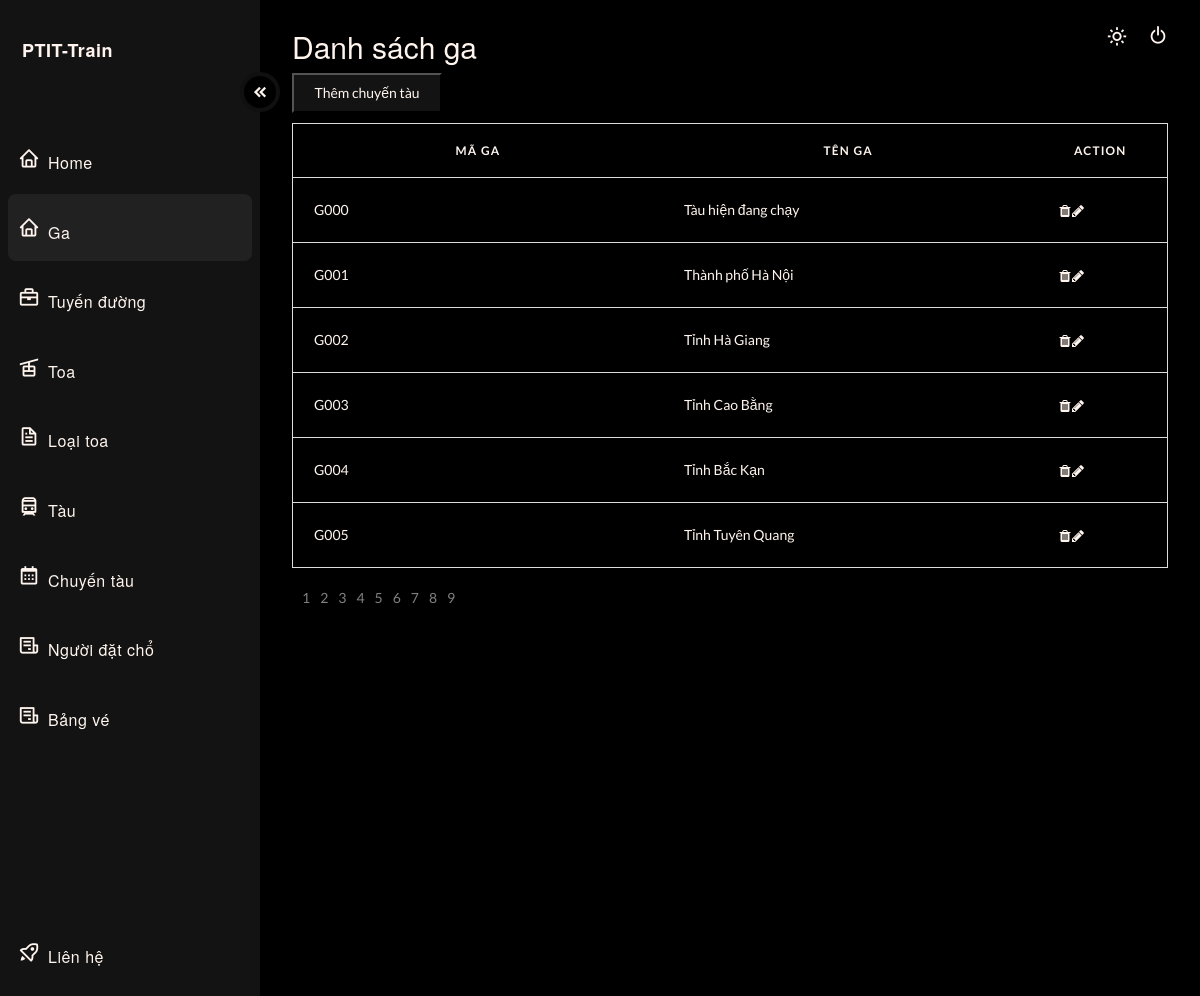
The app's page /?type=admin&page=ga (signed in) with its own data.
### tables this page shows
CREATE TABLE Ga (
  `MaGa` VARCHAR(20) PRIMARY KEY,
  `TenGa` NVARCHAR(100)
);

### src/controller/Controller.php (called while the page is built, shortened)
<?php
    class Controller{
        public function menu_bar(){
            include 'view/admin/menu_bar_admin.php';
        }
    }
?>

### src/index.php (called while the page is built)
<?php
    require 'route.php';
?>

### src/controller/GaController.php (called while the page is built, shortened)
<?php
    class GaController{
        public function index(){
            include './module/GaModule/Ga.php';
            $arr = (new Ga)->load();
            include './view/admin/dashboard_ga.php';
		}
    }
?>

### src/module/db.php (called while the page is built, shortened)
<?php
    class DB{
        private function conn() {
            $connectionString = "mysql:host=" . getenv('MYSQL_HOSTNAME') . ";dbname=" . getenv('MYSQL_DATABASE');
            $conn = new \PDO($connectionString, getenv('MYSQL_USER'), getenv('MYSQL_PASSWORD'));
            $conn->setAttribute(PDO::ATTR_ERRMODE, PDO::ERRMODE_EXCEPTION);
            return $conn;
        }
        public function select($sql, $params = null)
        {
            $connect = $this->conn();
            if($params != null){
                $res = $connect->prepare($sql);
                $res->execute($params);
            }
            else {
                $res = $connect->query($sql);
            }
            $res->setFetchMode(PDO::FETCH_ASSOC);
            return $res;
        }
    }
?>

### src/module/GaModule/Ga.php (called while the page is built, shortened)
<?php
include_once "./module/db.php";
include "GaObject.php";
    class Ga{
        private $table = "Ga";
        function load(){
            try {
                $db = new DB();
                $sql = "select * from $this->table";
                $sth = $db->select($sql);
                $arr = [];
                while($row = $sth->fetch()) {
                    $obj = new GaObject($row);
                    $arr[] = $obj;
                }
                    return $arr;
                }
            catch (PDOException $e) {
                return  $sql . "<br>" . $e->getMessage();
            }
        }
    }
?>

### src/module/GaModule/GaObject.php (called while the page is built, shortened)
<?php
    class GaObject{
        private $MaGa;
        private $TenGa;
        public function __construct($row)
        {
            $this->MaGa = $row['MaGa'];
            $this->TenGa = $row['TenGa'];
        }
        public function getMaGa(){
            return $this->MaGa;
        }
        public function getTenGa(){
            return $this->TenGa;
        }
    }
?>

### src/view/admin/dashboard_ga.php (the view, shortened to what this page needs)
 <main>
    <header>
      <div class="text">
        <h2>Danh sách ga</h2>
<table id="myTable">
  <button style="background-color:var(--accent-clr); color: var(--text);; width: 150px; height: 40px; margin-bottom: 10px;" id="addBtn">Thêm chuyến tàu</button>
  <thead>
    <tr>
      <th scope="col" width="100px">Mã ga</th>
      <th scope="col" width="100px">Tên ga</th>
      <th scope="col" width="10px">Action</th>
    </tr>
  </thead>
  <tbody>
    <?php foreach($arr as $each): ?>
    <form>
      <tr>
        <td id="MaGa" data-label="StationCode" >
          <?php echo $each->getMaGa(); ?>
        </td>
        <td data-label="StationName">
          <?php echo $each->getTenGa(); ?>
        </td>
        <td data-label="Period">
          <i id = "trash" class="fa fa-trash ticon" > </i>
          <i id="pencil" class="fa fa-pencil"></i>
      </tr>
    </form>
    <?php endforeach; ?>
  </tbody>
</table>
      </div>
      <div>
        <button style="position: absolute; top: 21px; right: 60px;" id="theme_switch">
          <i class='bx bx-sun'></i>
        </button>
      </div>
      <div>
        <button class="log" id="theme_switch">
          <i style="margin-left: 8px; position: absolute; margin-left: 8px;top: 24px;right: 23px;" class='bx bx-power-off'></i>
        </button>
      </div>
    </header>
  </main>
</div>
</body>
</html>

### src/route.php (shortened to what this page needs)
<?php
   require_once 'controller/Controller.php';
   require_once 'controller/GaController.php';
    $action = $_GET['action'] ?? 'index';
    $page = $_GET['page'] ?? 'base';
    $type = $_GET['type'] ?? '';
    switch($type){
		case 'admin':
			switch($page){
				case 'ga':
					switch($action){
						case 'index':
                            (new Controller)->menu_bar();
							(new GaController)->index();
							break;
					}
                    break;
			}
            break;
	}
?>

### src/view/admin/menu_bar_admin.php (shortened to what this page needs)
<!DOCTYPE html>
<html>
<head>
  <link rel="stylesheet" href="https://weareoutman.github.io/clockpicker/dist/jquery-clockpicker.min.css"></link>
  <link rel="stylesheet" href="https://unpkg.com/sweetalert2@11.0.0/dist/sweetalert2.min.css">
  <link href="https://unpkg.com/bootstrap@5.2.3/dist/css/bootstrap.min.css" rel="stylesheet">
	<link href='https://unpkg.com/boxicons@2.1.4/css/boxicons.min.css' rel='stylesheet'>
	<link rel="stylesheet" href="https://cdnjs.cloudflare.com/ajax/libs/font-awesome/4.7.0/css/font-awesome.min.css">
	<link rel="stylesheet" type="text/css" href="/view/css/dashboard.css">
    	<link rel="stylesheet" href="/view/css/train.css">
</head>
<body>
<div id="page_wrapper">
  <div id="sidenav" class="sidenav">
    <div class="sidenav_header">
      <div class="logo_section">
        <h3>PTIT-Train</h3>
      </div>
      <a href="?type=admin&page=home_admin" class="sidenav_link home">
        <i class='bx bx-home'></i>
        <h3>Home</h3>
      </a>
      <a href="?type=admin&page=ga" class="sidenav_link ga">
        <i class='bx bx-home'></i>
        <h3>Ga</h3>
      </a>
      <a href="?type=admin&page=tuyenduong" class="sidenav_link tuyenduong">
        <i class='bx bx-briefcase'></i>
        <h3>Tuyến đường</h3>
      </a>
      <a href="?type=admin&page=toa" class="sidenav_link toa">
        <i class='bx bx-cable-car'></i>
        <h3>Toa</h3>
      </a>
      <a href="?type=admin&page=loaitoa" class="sidenav_link loaitoa">
        <i class='bx bx-file'></i>
        <h3>Loại toa</h3>
      </a>
      <a href="?type=admin&page=tau" class="sidenav_link tau">
        <i class='bx bx-train'></i>
        <h3>Tàu</h3>
      </a>
      <a href="?type=admin&page=chuyentau" class="sidenav_link chuyentau">
        <i class='bx bx-calendar'></i>
        <h3>Chuyến tàu</h3>
      </a>
      <a href="?type=admin&page=nguoidatcho" class="sidenav_link nguoidatcho">
        <i class='bx bx-receipt'></i>
        <h3>Người đặt chổ</h3>
      </a>
      <a href="?type=admin&page=bangve" class="sidenav_link bangve">
        <i class='bx bx-receipt'></i>
        <h3>Bảng vé</h3>
      </a>
    </div>
    <div class="sidenav_footer">
      <a href="?type=admin&page=lienhe" class="sidenav_link lienhe">
        <i class='bx bx-rocket'></i>
        <h3>Liên hệ</h3>
      </a>
  </div>
      <button id="nav_collapse_btn">
        <i class='bx bxs-chevrons-left'></i>
      </button>
</div>

### src/view/css/dashboard.css (style rules this page uses)
body { margin: 0px; padding: 0px; }
:root { --accent-clr: #131313; --accent-dark: #000000; --accent-light: rgba(155, 155, 155, .1); --text: seashell; }
#page_wrapper { height: 125vh; display: grid; grid-template-columns: 260px 1fr; font-family: 'Lato', sans-serif; box-sizing: border-box; background-color: var(--accent-dark); }
.sidenav { background-color: var(--accent-clr); height: 125vh; padding-inline: 8px; display: flex; flex-direction: column; position: relative; justify-content: space-between; }
.sidenav_link { display: flex; align-items: center; padding: 10px; margin-bottom: 2px; }
.sidenav_link.active { font-weight: 700; background-color: var(--accent-light); border-radius: 8px; }
.sidenav_link i { color: var(--text); }
.logo_section { height: 60px; margin-top: 16px; display: flex; align-items: center; margin-bottom: 48px; padding-inline: 14px; }
.logo_section h3 { font-weight: bold;font-size: 18px; }
#nav_collapse_btn { position: absolute; top: 72px; left: 240px; transition: 250ms ease-out; background-color: var(--accent-dark); border-radius: 99px; display: flex; align-items: center; justify-content: center; border: 4px solid var(--accent-light); height: 40px; width: 40px; cursor: pointer; }
#nav_collapse_btn > i { color: var(--text); font-size: 18px; margin-left: 8px; }
.bx { font-size: 22px;margin-right: 8px; }
h3 { color: var(--text); font-size: 16px; letter-spacing: .5px; }
a { text-decoration: none; }
.bx-calendar { position: relative; }
.sidenav_footer { margin-bottom: 12px; }
main { padding-inline: 32px; }
header { margin-top: 30px; display: flex; justify-content: space-between; }
h2 { font-size: 32px; font-weight: 300; margin-bottom: 12px; color: var(--text); }
#theme_switch { background-color: transparent; border: none; color: var(--text); display: flex; justify-content: center; align-items: center; cursor: pointer; border-radius: 8px; padding: 4px; }
.bx-sun { color: var(--text); padding-left: 8px; }
table { border-collapse: collapse; margin: 0; padding: 0; width: 100%; table-layout: fixed; color: var(--text); border-spacing: 0 15px; }
table tr { background-color:transparent; border: 1px solid #ddd!important; padding: .35em; margin-bottom: 10px; }
table th, table td { padding: 1.5em; text-align: left; }
table th { font-size: .85em; letter-spacing: .1em; text-transform: uppercase; }
.ticon { padding: 5px; background: var(--gray); border-radius: 4px; width: 15px; height: 15px; text-align: center; }

### records on screen
ga: MaGa "G000", TenGa "Tàu hiện đang chạy"
ga: MaGa "G001", TenGa "Thành phố Hà Nội"
ga: MaGa "G002", TenGa "Tỉnh Hà Giang"
ga: MaGa "G003", TenGa "Tỉnh Cao Bằng"
ga: MaGa "G004", TenGa "Tỉnh Bắc Kạn"
ga: MaGa "G005", TenGa "Tỉnh Tuyên Quang"
